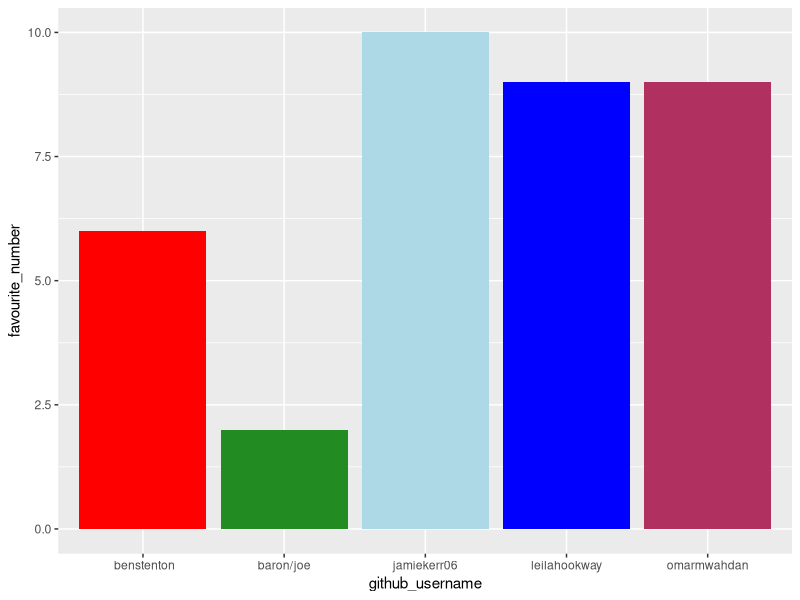
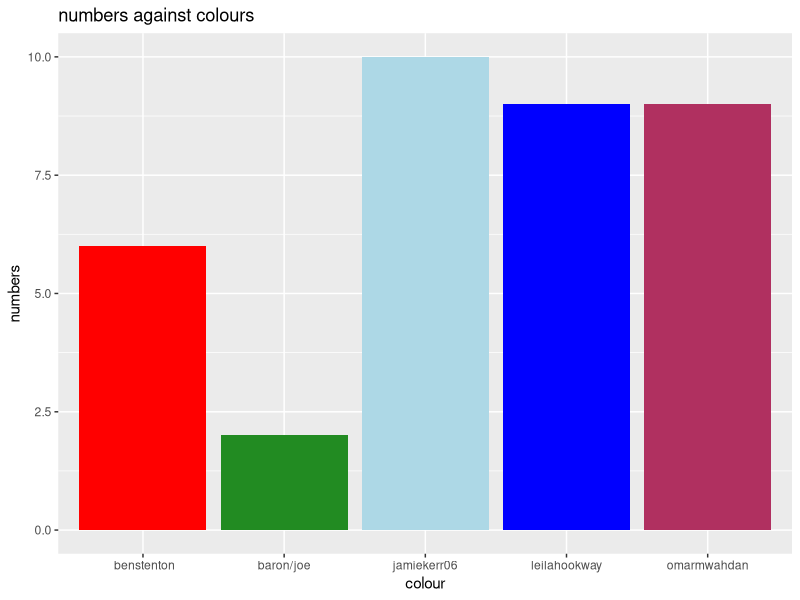
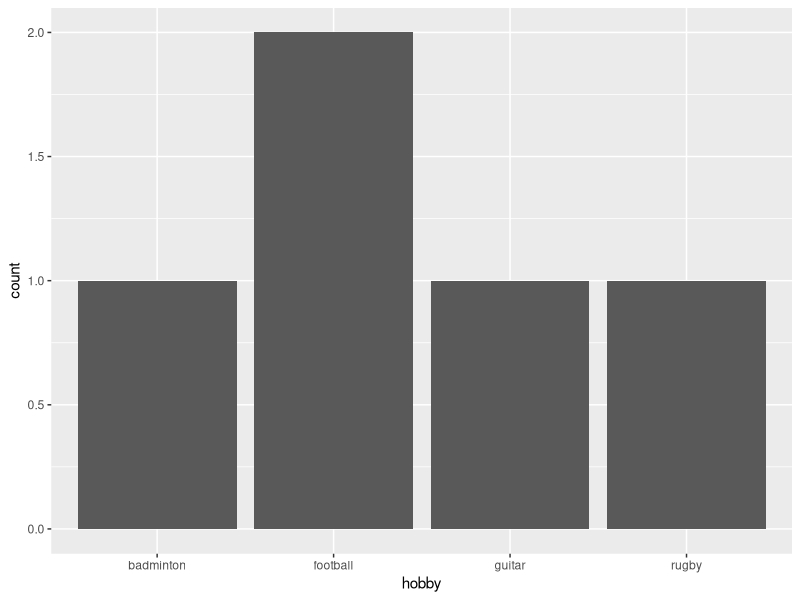

Generate these figures, in order, with R:
## ---- chunk 1
library(tidyverse) 
## ---- chunk 2
team_data <- tibble(
  name = c("joel", " ben", "lilia", 
           "jamie", "omar"),
  github_username = c("baron/joe", " benstenton", "omarmwahdan", 
                      "leilahookway", "jamiekerr06"), 
  colour = c("forestgreen", "red", "maroon", 
             "blue", "lightblue"),
  hobby = c("rugby", "football", "guitar", 
            "badminton", "football"),
  favourite_number = c(2, 6, 9, 9, 10)
  )

team_data
## ---- chunk 3
p1 <- ggplot(data = team_data, 
             mapping = aes(x = github_username, 
                           y = favourite_number,
                           fill = colour), 
             ) +
   geom_col() +
   scale_fill_identity()
p1
## ---- chunk 4
p1 + labs(x = "colour", 
          y = "numbers",
          title = "numbers against colours")
## ---- chunk 5
p2 <- ggplot(team_data, aes(x = hobby)) +
  geom_bar()
p2
